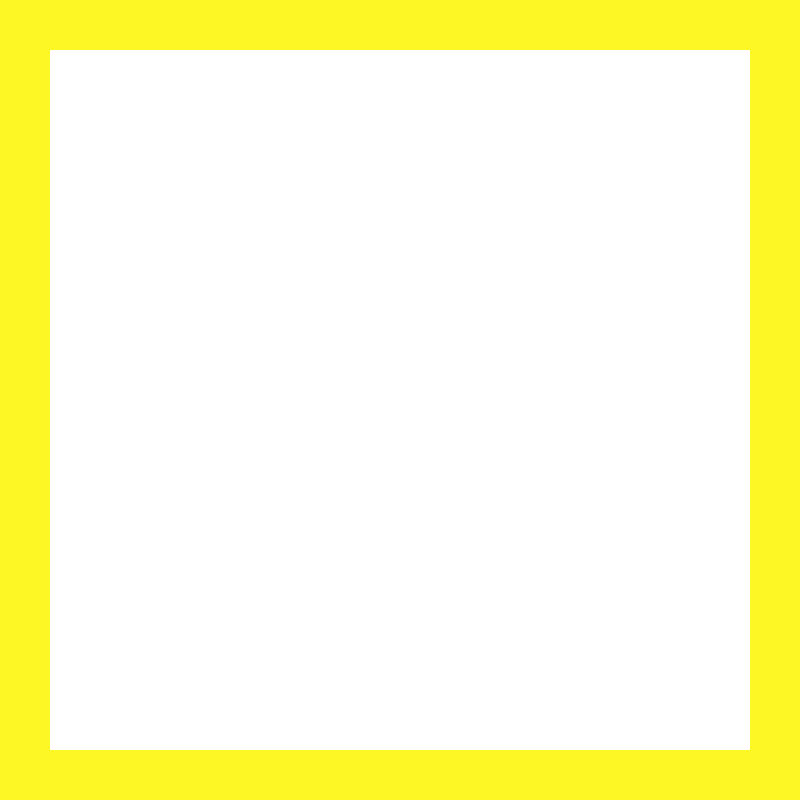
Frame 1 (no input)
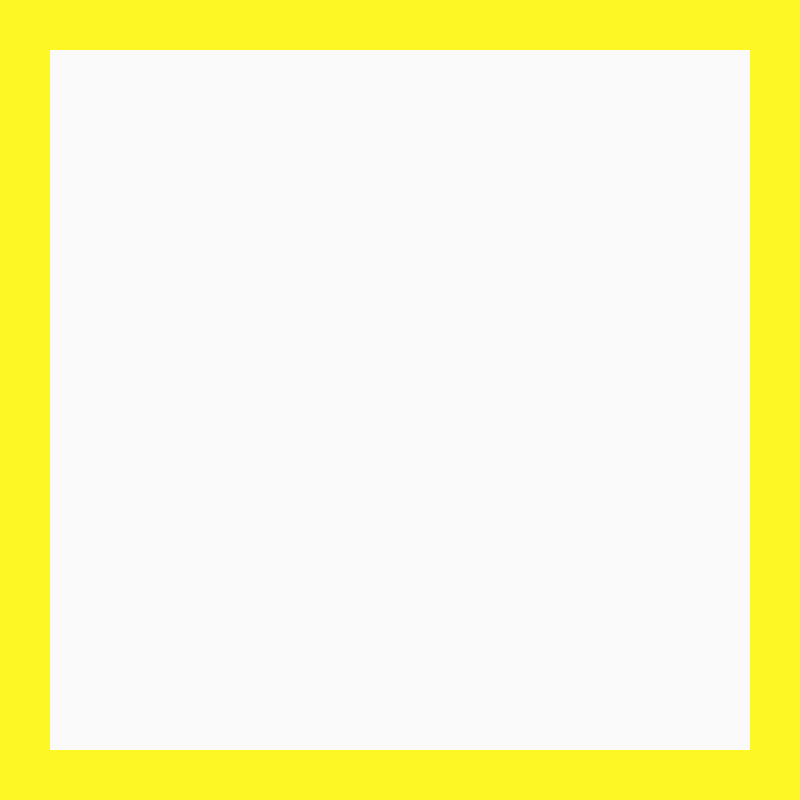
Frame 60 (the mouse pressed at the canvas centre just before this capture)
Frame 120 (the mouse held since frame 60 and released just before this capture): identical to frame 60, image omitted

The Processing sketch that drew these frames (run headless with seeded random() and noise(); from frame 60 on, the mouse is pressed at the canvas centre):

// Processing sketch: MarianaMonteiro
// ── MarianaMonteiro.pde
//verticais
float pos1X=150;
float pos1Y=200;

float pos2X=250;
float pos2Y=201;

float pos3X=350;
float pos3Y=202;

float pos4X=450;
float pos4Y=203;

float pos5X=550;
float pos5Y=204;

float pos6X=650;
float pos6Y=205;

//horizontais 
float pos7X=250;
float pos7Y=575;

float pos8X=300;
float pos8Y=675;

//mov. linhas
float vel1Y=(12);
float vel2Y=(10);
float vel3Y=(8);
float vel4Y=(6);
float vel5Y=(4);
float vel6Y=(2);
float vel7X=(20);
float vel8X=(20);

//nº random
int nrRand=0;

float colorr=0;

void setup(){
  size(800,800);
  background(253,247,37);}

void draw(){
//GERAR Nº ALEATORIO
  nrRand=int(random(0,20));
  println(nrRand);
  
//fundo
{rectMode(CENTER);
  noStroke();
  rect(400,400,700,700);
  fill(250);
  


//barras
  {strokeCap(SQUARE);
  strokeWeight(60);
  stroke(mouseX,mouseY);
  
  
  
//barras verticais
  line(150,500,pos1X,pos1Y);
  line(250,100,pos2X,pos2Y);
  line(350,500,pos3X,pos3Y);
  line(450,100,pos4X,pos4Y);
  line(550,500,pos5X,pos5Y); 
  line(650,100,pos6X,pos6Y);


//barras horizontais
  line(pos7X,pos7Y,675,575);
  line(120,675,pos8X,pos8Y);}

//mov vertical
  pos1Y=pos1Y+vel1Y;
  pos2Y=pos2Y+vel2Y;
  pos3Y=pos3Y+vel3Y;
  pos4Y=pos4Y+vel4Y;
  pos5Y=pos5Y+vel5Y;
  pos6Y=pos6Y+vel6Y;

  if (pos1Y>500) vel1Y=-vel1Y;
  if (pos1Y<250) vel1Y=vel1Y+1;

  if (pos2Y>500) vel2Y=-vel2Y;
  if (pos2Y<250) vel2Y=vel2Y+1;

  if (pos3Y>500) vel3Y=-vel3Y;
  if (pos3Y<250) vel3Y=vel3Y+1;

  if (pos4Y>500) vel4Y=-vel4Y;
  if (pos4Y<250) vel4Y=vel4Y+1;

  if (pos5Y>500) vel5Y=-vel5Y;
  if (pos5Y<250) vel5Y=vel5Y+1;

  if (pos6Y>500) vel6Y=-vel6Y;
  if (pos6Y<250) vel6Y=vel6Y+1;


//mov horizontal
  pos7X=pos7X+vel7X;
  pos8X=pos8X+vel8X;
  
  if (pos7X<500) vel7X=vel7X+1;
  if (pos7X>500) vel7X=-vel7X;
  
  if (pos8X>400) vel8X=-vel8X;
  if (pos8X<400) vel8X=vel8X+1;
  
}


  
}
